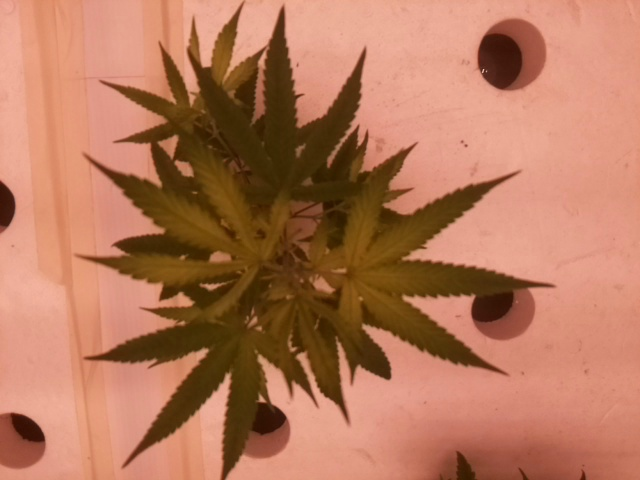
#> input picture phenotype/code/images/2.jpg, 640 x 480 px, found by its file name
$ python NDVI.py
#> lines starting #> are read from the running program, lines starting #| are printed output that depends on the picture; after the words box and inside, x2 and y2 are one past the last pixel; in counts of white or black regions, pixels touching at a corner belong together; long printed decimals are rounded
import cv2
import numpy as np
from fastiecm import fastiecm

def findLeafArea(image):
    # แสดงภาพต้นฉบับ
    cv2.imshow('Original Image', image)
    cv2.waitKey(0)

    hsv = cv2.cvtColor(image, cv2.COLOR_BGR2HSV)

    # แสดงภาพ HSV
    cv2.imshow('HSV Image', hsv)
    cv2.waitKey(0)

    # กำหนดค่าสีต่ำสุดและสีสูงสุด
    lower_val = (0, 18, 0)
    upper_val = (60, 255, 120)

    # ทำ Threshold ในภาพ HSV เพื่อให้ได้เฉพาะสีเขียว
    mask = cv2.inRange(hsv, lower_val, upper_val)

    # แสดง Mask
    cv2.imshow('Mask', mask)
    cv2.waitKey(0)

    # ทำการดำเนินการทางมอร์โฟโลจิค
    kernel = cv2.getStructuringElement(cv2.MORPH_RECT, (3, 3))
    opening = cv2.morphologyEx(mask, cv2.MORPH_OPEN, kernel, iterations=1)
    close = cv2.morphologyEx(opening, cv2.MORPH_CLOSE, kernel, iterations=1)

    # ค้นหา Contours และกรองเพื่อหา Contour ที่ใหญ่ที่สุด
    cnts = cv2.findContours(close, cv2.RETR_EXTERNAL, cv2.CHAIN_APPROX_SIMPLE)
    cnts = cnts[0] if len(cnts) == 2 else cnts[1]
    cnts = sorted(cnts, key=cv2.contourArea, reverse=True)[0]

    # สร้าง Mask ที่เป็นไบนารีที่กำหนดเฉพาะวัตถุที่ถูก Segment
    final_mask = np.zeros_like(mask)
    cv2.drawContours(final_mask, [cnts], -1, (255), thickness=cv2.FILLED)

    # แสดง Mask ที่เต็มขีด
    cv2.imshow('Filled Mask', final_mask)
    cv2.waitKey(0)

    number_of_white_pix = np.sum(final_mask == 255)
    convertToCm = 0.0264583333 * number_of_white_pix

    print('ผลลัพธ์ :', convertToCm, 'cm^2 ')

    cv2.destroyAllWindows()

    return convertToCm, final_mask

def extractItemWithWhiteBackground(original, final_mask):
    # สร้างพื้นหลังสีขาว
    white_background = np.ones_like(original) * 255

    # คัดลอกวัตถุที่ถูก Segment ไปยังพื้นหลังสีขาว
    result_image = white_background.copy()
    result_image[final_mask == 255] = original[final_mask == 255]

    # แสดงภาพผลลัพธ์
    cv2.imshow('Result Image', result_image)
    cv2.waitKey(0)
    cv2.destroyAllWindows()
    return result_image

def calc_ndvi(image, mask):
    b, g, r = cv2.split(image)
    bottom = (r.astype(float) + b.astype(float))
    bottom[bottom == 0] = 0.01
    ndvi = (r.astype(float) - b) / bottom

    # ใช้ Mask เพื่อไม่รวมพื้นที่ที่ไม่ได้ Segment
    ndvi_masked = ndvi * (mask == 255)

    # พิมพ์สถิติเฉพาะสำหรับพื้นที่ที่ถูก Segment เท่านั้น
    print(f"NDVI min: {ndvi_masked[ndvi_masked != 0].min()}\n"
          f"NDVI max: {ndvi_masked.max()}\n"
          f"NDVI mean: {ndvi_masked[ndvi_masked != 0].mean()}")

    return ndvi_masked

def display(image, image_name):
    image = np.array(image, dtype=float) / float(255)
    shape = image.shape
    height = int(shape[0] / 2)
    width = int(shape[1] / 2)
    image = cv2.resize(image, (width, height))
    cv2.namedWindow(image_name)
    cv2.imshow(image_name, image)
    cv2.waitKey(0)
    cv2.destroyAllWindows()

def contrast_stretch(im):
    in_min = np.percentile(im, 5)
    in_max = np.percentile(im, 95)

    out_min = 0.0
    out_max = 255.0

    out = im - in_min
    out *= ((out_min - out_max) / (in_min - in_max))
    out += in_min

    return out

# ที่อยู่ของภาพนำเข้า
image_path = "C:/phenotype/code/images/2.jpg"
original = cv2.imread(image_path)  # อ่านภาพต้นฉบับ
#> original is the input picture: shape (480, 640, 3); mean B, G, R 91.3, 120.1, 181

# รับผลลัพธ์พื้นที่ใบไม้และ Mask สุดท้าย
area, final_mask = findLeafArea(original)
#> in findLeafArea, `hsv = cv2.cvtColor(image, cv2.COLOR_BGR2HSV)`: hsv: shape (480, 640, 3); mean H, S, V 10, 143.9, 181
#> in findLeafArea, `mask = cv2.inRange(hsv, lower_val, upper_val)`:
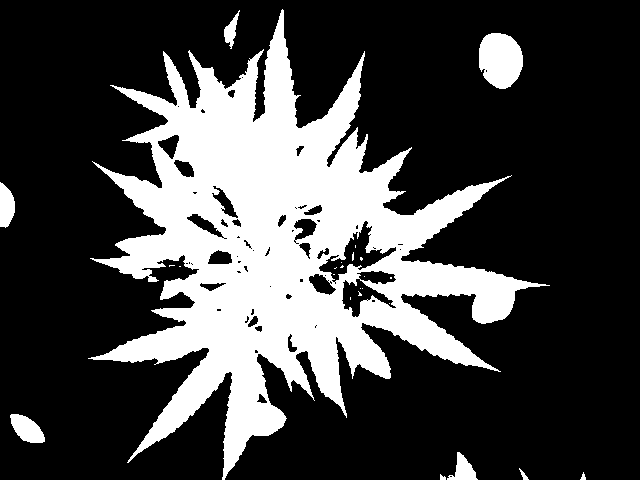
#> mask: shape (480, 640); 26.8% white; 25 white regions (16 under 20 px), largest, box (x1, y1, x2, y2) and area: (88, 9, 550, 480) 78200, (479, 33, 523, 89) 1942, (10, 414, 45, 443) 651
#> in findLeafArea, `opening = cv2.morphologyEx(mask, cv2.MORPH_OPEN, kernel, iterations=1)`: opening: shape (480, 640); 26.5% white; 9 white regions, largest, box (x1, y1, x2, y2) and area: (93, 10, 540, 480) 77613, (479, 33, 523, 89) 1936, (10, 414, 45, 443) 651
#> in findLeafArea, `close = cv2.morphologyEx(opening, cv2.MORPH_CLOSE, kernel, iterations=1)`:
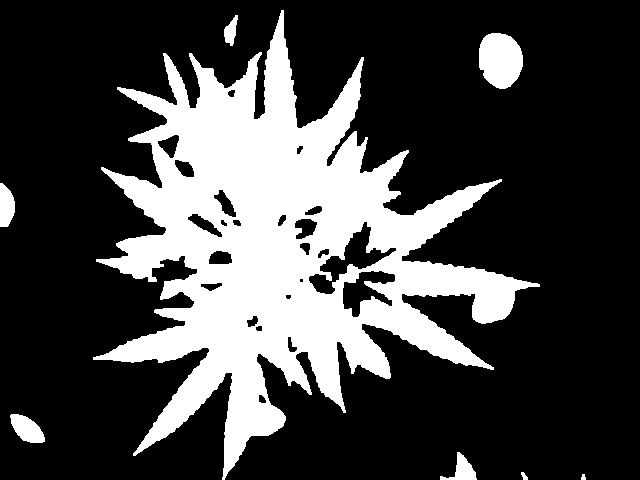
#> close: shape (480, 640); 26.7% white; 8 white regions
#> in findLeafArea, `cnts = cv2.findContours(close, cv2.RETR_EXTERNAL, cv2.CHAIN_APPROX_SIM..`: cnts = 8 contours, 1 with area under 20; largest, box (x1, y1, x2, y2) and area: (93, 10, 540, 480) 81538, (479, 33, 523, 89) 1870, (10, 414, 45, 443) 605, (0, 183, 15, 227) 472, (440, 452, 477, 480) 390, (224, 15, 238, 46) 217, (521, 472, 528, 480) 24
#> in findLeafArea, `cnts = sorted(cnts, key=cv2.contourArea, reverse=True)[0]`: cnts = contour of 1780 points, box (x1, y1, x2, y2) (93, 10, 540, 480), area 81538
#> in findLeafArea, `cv2.drawContours(final_mask, [cnts], -1, (255), thickness=cv2.FILLED)`:
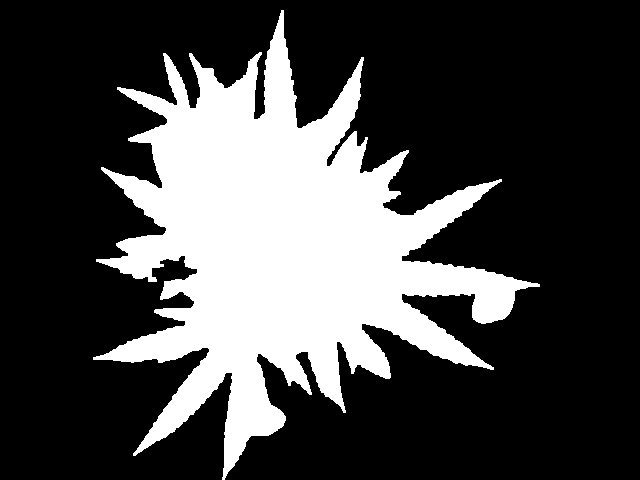
#> final_mask: shape (480, 640); 27.2% white; 1 white region, box (x1, y1, x2, y2) and area: (93, 10, 540, 480) 83410
#> in findLeafArea, `number_of_white_pix = np.sum(final_mask == 255)`: number_of_white_pix = 83410
#> in findLeafArea, `convertToCm = 0.0264583333 * number_of_white_pix`: convertToCm = 2206.9
#| ผลลัพธ์ : 2206.890 cm^2
#> area = 2206.9

# ดึงวัตถุที่ถูก Segment พร้อมพื้นหลังสีขาว
original = extractItemWithWhiteBackground(original, final_mask)

# แสดงภาพต้นฉบับและภาพที่ปรับความคมชัด
display(original, 'Original')
#> in display, `image = cv2.resize(image, (width, height))`:
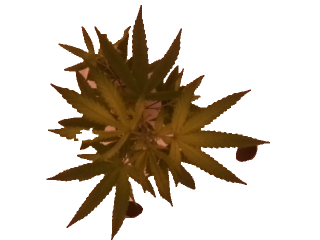
#> image: shape (240, 320, 3) float64; mean of channels 0, 1, 2 0.742, 0.787, 0.824; drawn as B, G, R
contrasted = contrast_stretch(original)
#> in contrast_stretch, `in_min = np.percentile(im, 5)`: in_min = 12
#> in contrast_stretch, `in_max = np.percentile(im, 95)`: in_max = 255
display(contrasted, 'Contrasted original')

# บันทึกภาพที่ปรับความคมชัด
cv2.imwrite('contrasted.png', contrasted)

# คำนวณ NDVI และแสดงผล
ndvi = calc_ndvi(original,final_mask)
#> in calc_ndvi, `bottom = (r.astype(float) + b.astype(float))`:
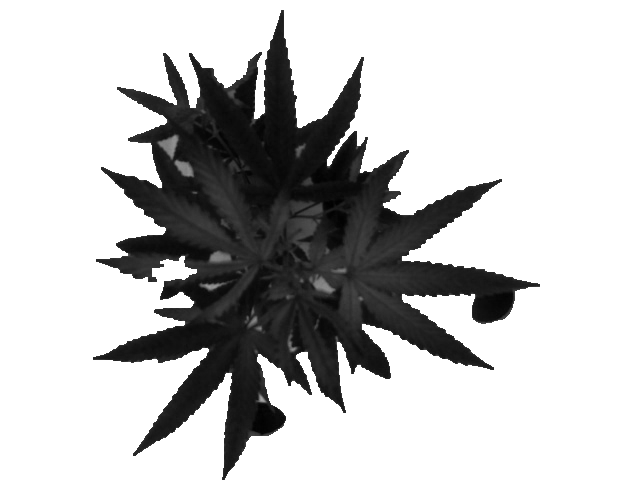
#> bottom: shape (480, 640) float64; min 43, max 510, mean 399.4; drawn with min black and max white
#| NDVI min: 0.25
#| NDVI max: 1.0
#| NDVI mean: 0.7773
display(ndvi, 'NDVI')
#> call 3 of display, with image_name = 'NDVI'
#> in display (call 3), `image = cv2.resize(image, (width, height))`:
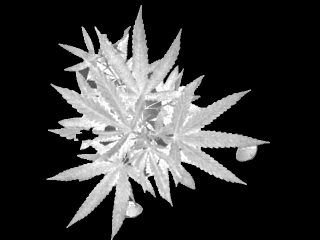
#> image: shape (240, 320) float64; min 0, max 0.00392, mean 0.000828; drawn with min black and max white
ndvi_contrasted = contrast_stretch(ndvi)
display(ndvi_contrasted, 'NDVI Contrasted')

# บันทึกภาพ NDVI ที่ปรับความคมชัด
cv2.imwrite('ndvi_contrasted.png', ndvi_contrasted)

# จัดสีให้กับ NDVI และแสดงผล
color_mapped_prep = ndvi_contrasted.astype(np.uint8)
color_mapped_image = cv2.applyColorMap(color_mapped_prep, fastiecm)
display(color_mapped_image, 'Color mapped')
#> in display (call 5), `image = cv2.resize(image, (width, height))`:
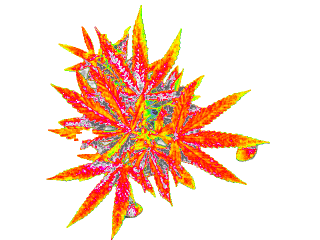
#> image: shape (240, 320, 3) float64; mean of channels 0, 1, 2 0.786, 0.849, 0.972; drawn as B, G, R
cv2.imwrite('color_mapped_image.png', color_mapped_image)

$ run again, with phenotype/code/images/1.jpg copied over phenotype/code/images/2.jpg
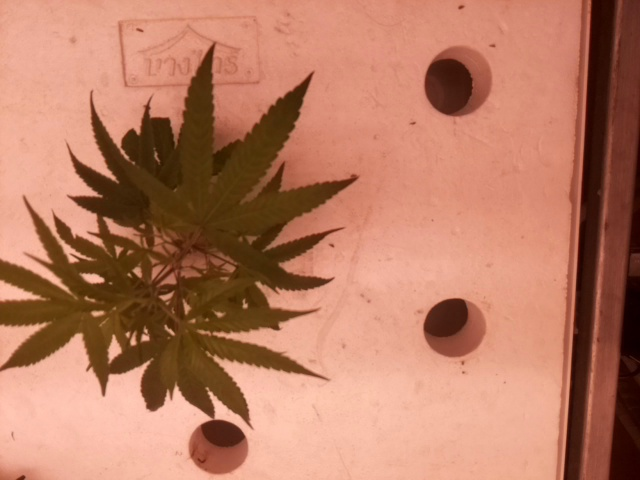
#> input picture phenotype/code/images/1.jpg, 640 x 480 px, found by its file name
#> original is the input picture: shape (480, 640, 3); mean B, G, R 98.9, 123.6, 184.7
#> hsv: shape (480, 640, 3); mean H, S, V 9, 135.8, 184.7
#> in findLeafArea, `mask = cv2.inRange(hsv, lower_val, upper_val)`:
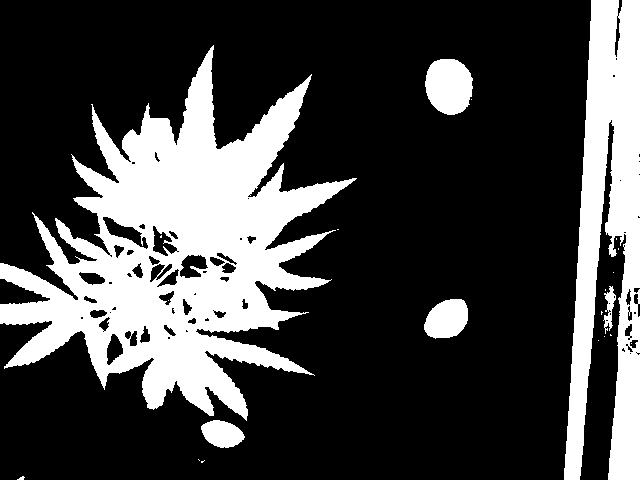
#> mask: shape (480, 640); 26.6% white; 22 white regions (16 under 20 px), largest, box (x1, y1, x2, y2) and area: (0, 45, 357, 421) 54880, (564, 0, 640, 480) 22067, (425, 59, 473, 115) 2133, (424, 299, 468, 339) 1350, (201, 420, 245, 448) 879, (603, 286, 616, 334) 279
#> opening: shape (480, 640); 26.4% white; 11 white regions (3 under 20 px), largest, box (x1, y1, x2, y2) and area: (0, 47, 355, 419) 54429, (564, 0, 640, 480) 21883, (425, 59, 473, 115) 2132
#> close: shape (480, 640); 26.5% white; 8 white regions (1 under 20 px)
#> in findLeafArea, `cnts = cv2.findContours(close, cv2.RETR_EXTERNAL, cv2.CHAIN_APPROX_SIM..`: cnts = 8 contours, 1 with area under 20; largest, box (x1, y1, x2, y2) and area: (0, 47, 355, 419) 57070, (564, 0, 640, 480) 21556, (425, 59, 473, 115) 2056, (424, 299, 468, 338) 1288, (201, 420, 244, 448) 828, (605, 287, 615, 310) 116, (604, 315, 612, 327) 70
#> in findLeafArea, `cnts = sorted(cnts, key=cv2.contourArea, reverse=True)[0]`: cnts = contour of 1419 points, box (x1, y1, x2, y2) (0, 47, 355, 419), area 57070
#> final_mask: shape (480, 640); 19% white; 1 white region, box (x1, y1, x2, y2) and area: (0, 47, 355, 419) 58491
#> number_of_white_pix = 58491
#> convertToCm = 1547.6
#| ผลลัพธ์ : 1547.574 cm^2
#> in_min = 23
#> in_max = 255
#| NDVI min: 0.187
#| NDVI max: 1.0
#| NDVI mean: 0.6936
#> in display (call 5), `image = cv2.resize(image, (width, height))`:
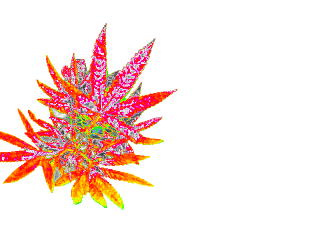
#> image: shape (240, 320, 3) float64; mean of channels 0, 1, 2 0.871, 0.893, 0.978; drawn as B, G, R

$ run again, with phenotype/code/images/nir.jpg copied over phenotype/code/images/2.jpg
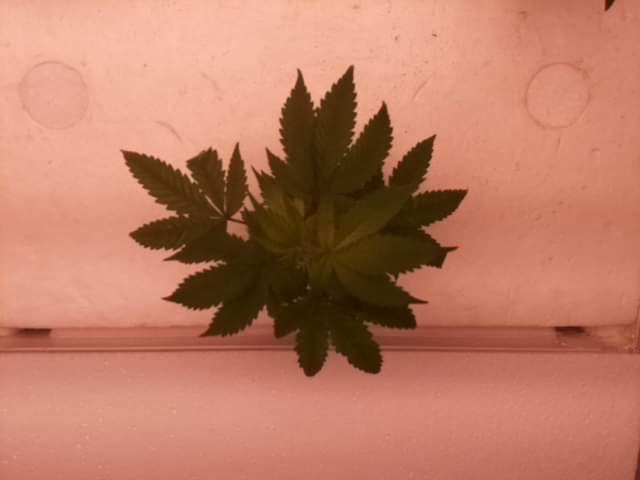
#> input picture phenotype/code/images/nir.jpg, 640 x 480 px, found by its file name
#> original is the input picture: shape (480, 640, 3); mean B, G, R 100.3, 123.5, 188.4
#> hsv: shape (480, 640, 3); mean H, S, V 8.5, 133.2, 188.4
#> in findLeafArea, `mask = cv2.inRange(hsv, lower_val, upper_val)`:
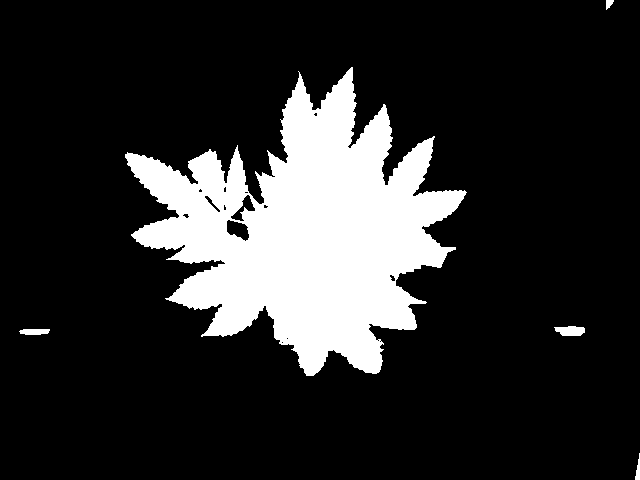
#> mask: shape (480, 640); 17.2% white; 5 white regions, box (x1, y1, x2, y2) and area: (125, 67, 467, 376) 52236, (554, 326, 585, 336) 245, (19, 329, 50, 335) 160, (635, 453, 640, 480) 77, (606, 0, 614, 10) 52
#> opening: shape (480, 640); 17.1% white; 5 white regions, box (x1, y1, x2, y2) and area: (125, 68, 466, 376) 52001, (555, 326, 585, 336) 244, (20, 329, 49, 335) 157, (635, 459, 640, 480) 71, (606, 0, 614, 8) 49
#> close: shape (480, 640); 17.2% white; 5 white regions
#> in findLeafArea, `cnts = cv2.findContours(close, cv2.RETR_EXTERNAL, cv2.CHAIN_APPROX_SIM..`: cnts = 5 contours; box (x1, y1, x2, y2) and area: (125, 68, 466, 376) 51260, (555, 326, 585, 336) 210, (20, 329, 49, 335) 125, (635, 459, 640, 480) 48, (606, 0, 614, 8) 36
#> in findLeafArea, `cnts = sorted(cnts, key=cv2.contourArea, reverse=True)[0]`: cnts = contour of 909 points, box (x1, y1, x2, y2) (125, 68, 466, 376), area 51260
#> final_mask: shape (480, 640); 17% white; 1 white region, box (x1, y1, x2, y2) and area: (125, 68, 466, 376) 52290
#> number_of_white_pix = 52290
#> convertToCm = 1383.5
#| ผลลัพธ์ : 1383.506 cm^2
#> in_min = 17
#> in_max = 255
#| NDVI min: 0.2432
#| NDVI max: 1.0
#| NDVI mean: 0.7917
#> in display (call 5), `image = cv2.resize(image, (width, height))`:
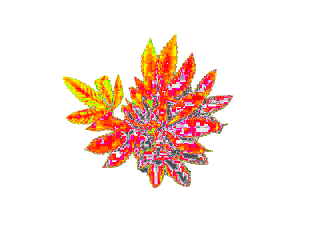
#> image: shape (240, 320, 3) float64; mean of channels 0, 1, 2 0.879, 0.907, 0.976; drawn as B, G, R
